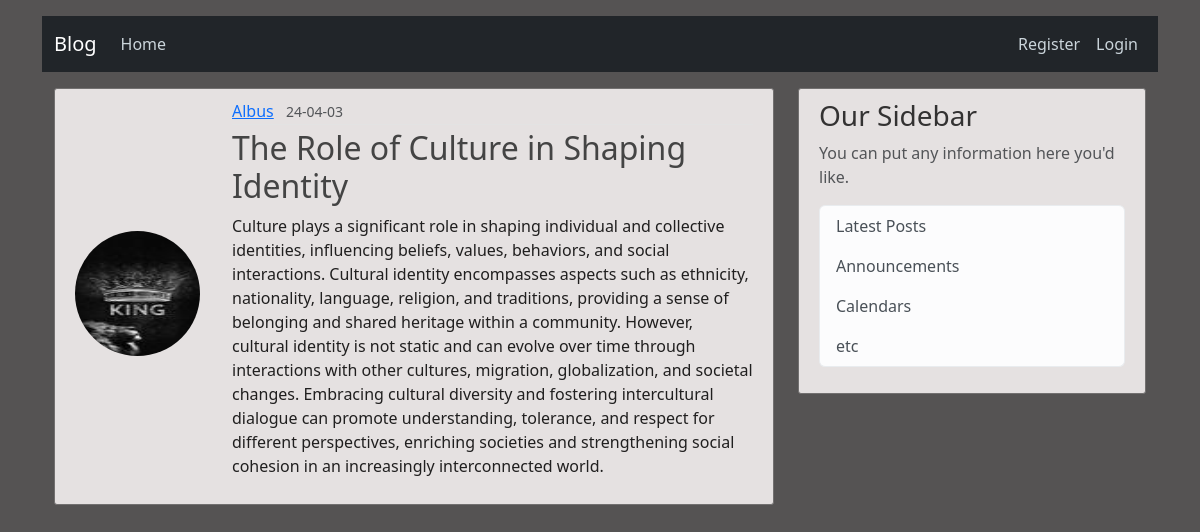
Screenshot of /post/23 with the database file from the repository.
### blog/models.py (models this page shows, shortened)
class User(db.Model, UserMixin):
    id = db.Column(db.Integer, primary_key=True)
    firstname = db.Column(db.String(20), unique=False, nullable=False)
    lastname = db.Column(db.String(20), unique=False, nullable=False)
    email = db.Column(db.String(20), unique=True, nullable=False)
    username = db.Column(db.String(20), unique=True, nullable=False)
    image_file = db.Column(db.String(20), nullable=False, default='default.jpg')
    password = db.Column(db.String(20), nullable=False)
    address= db.Column(db.String(20), nullable=False)
    posts = db.relationship('Post', backref='author', lazy=True)

class Post(db.Model):
    id = db.Column(db.Integer, primary_key=True)
    title = db.Column(db.String(100), nullable=False)
    content = db.Column(db.Text(), nullable=False)
    date_posted = db.Column(db.DateTime(), nullable=False, default=datetime.now(utc))
    user_id = db.Column(db.Integer, db.ForeignKey('user.id'), nullable=False)

### blog/routes.py (the view)
@app.route('/post/<int:post_id>')
def post(post_id):
    post = Post.query.get_or_404(post_id)
    return render_template('post.html', title=post.title, post=post)

### blog/templates/post.html (shortened to what this page needs)
{% extends 'main.html' %}
{% block content %}
<article class="media content-section my-3">
    <div class="sticky-header__user-container">
        <div class="sticky-header__avtar">
            <img class="rounded-circle account-img" src="{{ url_for('static', filename='profile_pics/' + post.author.image_file) }}">
        </div>
  <div class="media-body">
    <div class="article-metadata">
      <a class="mr-2" href="#">{{ post.author.username }}</a>
      <small class="text-muted">{{ post.date_posted.strftime('%y-%m-%d') }}</small>
    </div>
    <h2 class="article-title">{{ post.title }}</h2>
    <p class="article-content">{{ post.content }}</p>
  </div>
</div>
</article>
{% endblock content %}

### blog/static/main.css (style rules this page uses)
body { background: hsl(0, 1%, 33%); color: #201f1f; margin-top: 1rem; }
h1, h2, h3, h4, h5, h6 { color: #333232; }
.content-section { background-color: hsl(0, 7%, 89%); padding: 10px 20px; border: 1px solid #727070; border-radius: 3px; margin-top: 17px; margin-bottom: 20px; }
.article-title { text-decoration: none; color: #444444; }
.article-content { white-space: pre-line; }
.article-metadata { padding-bottom: 1px; margin-bottom: 4px; border-bottom: 1px solid #e3e3e3 }
.account-img { height: 125px; width: 125px; margin-top: 10px; margin-right: 20px; margin-bottom: 16px; }
.sticky-header__user-container { display: -ms-flexbox; display: flex; -ms-flex-align: center; align-items: center; gap: 12px; }

### rows the page displays
User: image_file (picture), author.username "Albus"
Post: date_posted "24-04-03", title "The Role of Culture in Shaping Identity", content "Culture plays a significant role in shaping individual and collective identities, influencing beliefs, values, behaviors, and social interactions. Cultural identity encompasses aspects such as ethnicity, nationality, language, religion, and traditions, providing a sense of belonging and shared heritage within a community. However, cultural identity is not static and can evolve over time through interactions with other cultures, migration, globalization, and societal changes. Embracing cultural diversity and fostering intercultural dialogue can promote understanding, tolerance, and respect for different perspectives, enriching societies and strengthening social cohesion in an increasingly…"
